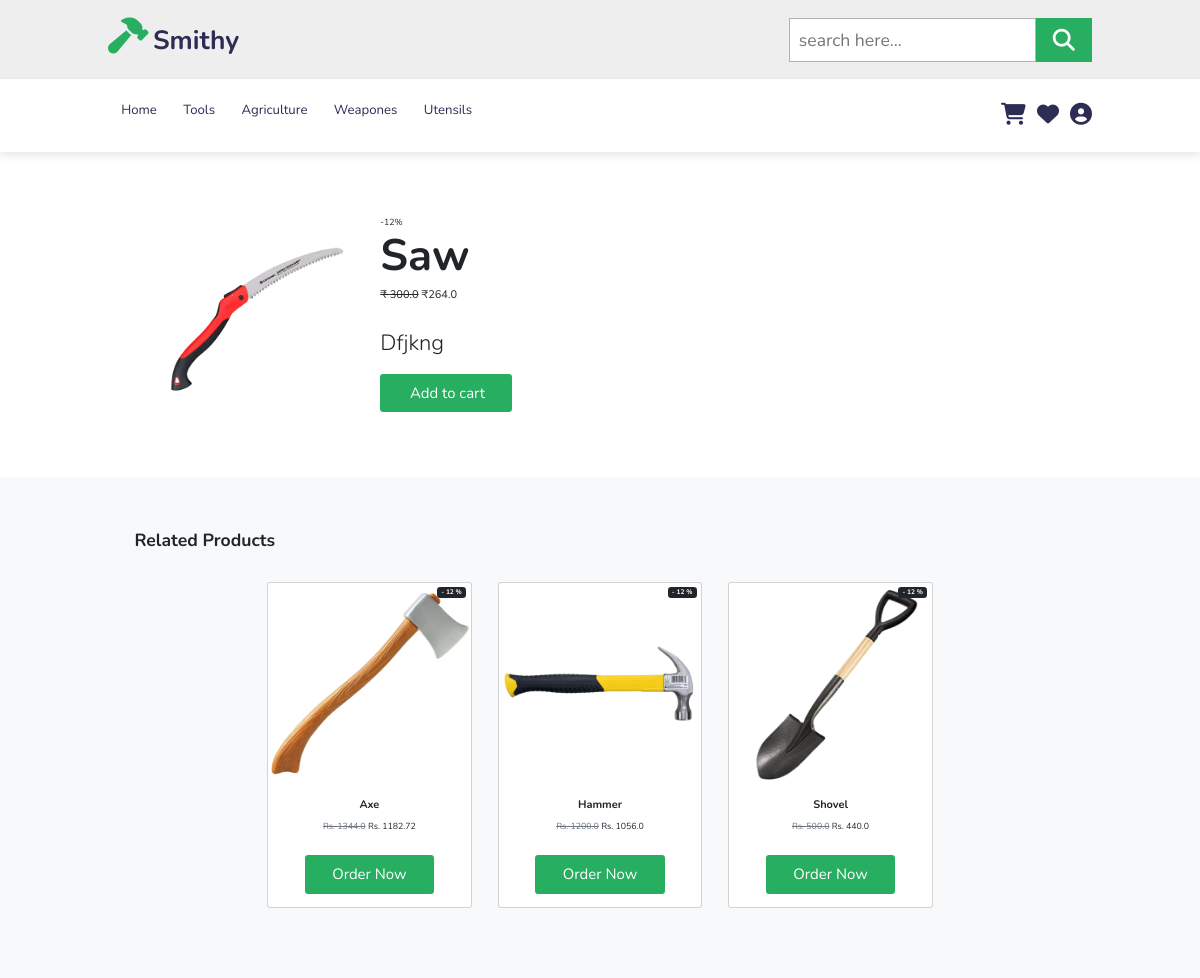
Screenshot of /product-details/33 (signed in) with the database file from the repository.
### product/models.py (models this page shows, shortened)
class Product(models.Model):
    name = models.CharField(max_length=100)
    price = models.FloatField(default=0)
    discount = models.IntegerField(default=0)
    discounted_price = models.FloatField(default=0)
    description = models.TextField(blank= True, null=True, unique = True)
    category = models.CharField(max_length=100)
    product_image = models.ImageField(upload_to='static/image/')
    quantity=models.IntegerField(default=1)
    seller = models.CharField(default='NA',max_length=100)
    seller_email = models.CharField(default='NA',max_length=100)
    @property
    def discounted_price(self):
        discount_amount = (self.price * self.discount) / 100
        discounted_price = self.price - discount_amount
        return discounted_price

### smithy/views.py (the view)
@login_required(login_url='login')
def product_details(request, product_id):
    product = get_object_or_404(Product, id=product_id)
    similar_products = Product.objects.filter(
        category=product.category).exclude(id=product.id)[:4]
    context = {
        'product_details': product,
        'similar_products': similar_products,
    }
    return render(request, 'product_details.html', context)

### templates/Product_details.html (shortened to what this page needs)
{% extends 'base.html' %} {% load static %} {% block content %}
<section class="product">
  <div class="box-container container px-4 px-lg-5 my-5">
    <div class="row gx-4 gx-lg-5 align-items-center">
      <div class="col-md-4">
        <img
          class="card-img-top mb-5 mb-md-0"
          src="/{{product_details.product_image}}"
          alt="..."
        />
      </div>
      <div class="col-md-8">
        {% if product_details.discount > 0 %}
        <span class="discount">-{{product_details.discount}}%</span>
        {% endif %}
        <h1 class="display-1 fw-bolder">{{product_details.name}}</h1>
        <div class="fs-5 mb-5">
          {% if product_details.discount > 0 %}
          <span class="text-decoration-line-through"
            >₹ {{product_details.price}}</span
          >
          {% endif %}
          <span>₹{{product_details.discounted_price}}</span>
        </div>
        <p class="display-6">{{product_details.description | safe}}</p>
        <div class="d-flex">
          <div class="d-flex">
            <form action="/add-to-cart">
              <button class="btn" type="submit">
                Add to cart
              </button>
            </form>
          </div>
        </div>
      </div>
    </div>
  </div>
</section>
<section class="py-5 bg-light">
  <div class="container px-4 px-lg-5 mt-5">
    <h2 class="fw-bolder mb-4">Related products</h2>
    <div
      class="row gx-4 gx-lg-5 row-cols-2 row-cols-md-3 row-cols-xl-4 justify-content-center"
    >
      {% for similar_product in similar_products %}
      <div class="col mb-5">
        <div class="card h-100">
          <div
            class="badge bg-dark text-white position-absolute"
            style="top: 0.5rem; right: 0.5rem"
          >
           - {{similar_product.discount}} %
          </div>
          <img
            class="card-img-top"
            src="/{{similar_product.product_image}}"
            alt="..."
          />
          <div class="card-body p-4">
            <div class="text-center">
              <h5 class="fw-bolder">{{similar_product.name}}</h5>
              <span class="text-muted text-decoration-line-through"
                >Rs. {{similar_product.price}}</span
              >
              Rs. {{similar_product.discounted_price}}
            </div>
          </div>
          <div class="card-footer p-4 pt-0 border-top-0 bg-transparent">
            <div class="text-center">
                <a href="{% url 'product_details' similar_product.id %}" class="btn">Order Now</a>
            </div>
          </div>
        </div>
      </div>
      {% empty %}
      <li>No similar products found.</li>
      {% endfor %}
    </div>
  </div>
</section>
{% endblock %}

### static/css/style.css (style rules this page uses)
:root { --green: #27ae60; --black: #2c2c54; }
* { font-family: 'Nunito', sans-serif; margin: 0; padding: 0; box-sizing: border-box; outline: none; border: none; text-decoration: none; text-transform: capitalize; transition: all .2s linear; }
html { font-size: 62.5%; overflow-x: hidden; scroll-padding-top: 6.5rem; scroll-behavior: smooth; }
a { text-decoration: none; }
section { padding: 2rem 9%; }
.btn { display: inline-block; margin-top: 1rem; background: var(--green); color: #fff; padding: .8rem 3rem; font-size: 1.7rem; text-align: center; cursor: pointer; }
.product .box-container { display: flex; flex-wrap: wrap; gap: 1.5rem; }
@media (max-width:1200px) { html { font-size: 55%; } }
.container form { width: 100%; padding: auto; transition: margin-left 0.18s ease; }

### static/css/cart.css (style rules this page uses)
:root { --green: #27ae60; --black: #2c2c54; }
.overflow-scroll, .row { padding: 2rem; }
.d-flex { gap: 4.5rem; }

### rows the page displays
Product: product_image (picture), discount "12", name "Saw", price "300.0", discounted_price "264.0", description "Dfjkng"
Product: discount "12", product_image (picture), name "Axe", price "1344.0", discounted_price "1182.72"
Product: discount "12", product_image (picture), name "Hammer", price "1200.0", discounted_price "1056.0"
Product: discount "12", product_image (picture), name "Shovel", price "500.0", discounted_price "440.0"
